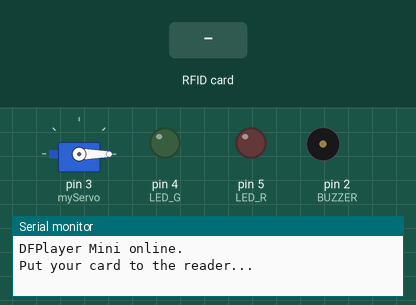
The sketch below on a simulated Arduino Uno, built with avr-gcc and run on an emulated ATmega328P. Parts: servo, output pins drawn as LEDs (lit = HIGH), buzzer (waves = sounding), the last lines printed to the serial monitor. Inputs (shaded band) come from the test bench. The audio player accepts every command and is not drawn; pins used as bus, display or sensor lines are not drawn.

Above: at 1.7 s.
1.8 s: RFID card 04 1C 1D FA C5 61 80 held to the reader
At 2.5 s:
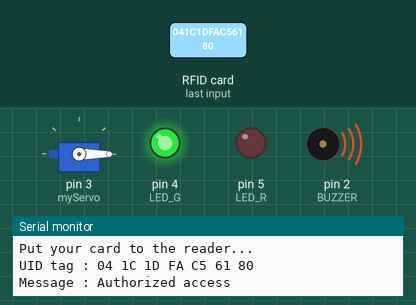
At 3.4 s:
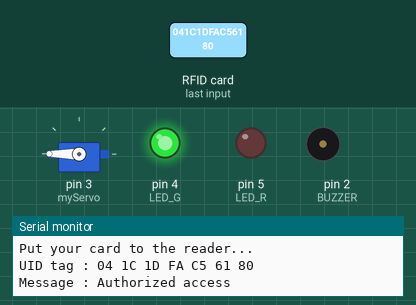
Timing chart, 0 to 9.2 s (numbered marks = the images above; inputs shaded):
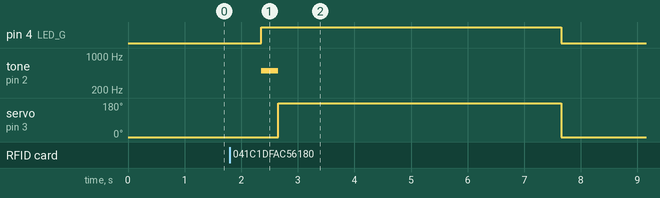

The sketch:

RFID_with_Sound.ino
```cpp
//Viral Science
//RFID
#include "Arduino.h"
#include "SoftwareSerial.h"
#include "DFRobotDFPlayerMini.h"
#include <SPI.h>
#include <MFRC522.h>
#include <Servo.h>

#define SS_PIN 10
#define RST_PIN 9
#define LED_G 4 //define green LED pin
#define LED_R 5 //define red LED
#define BUZZER 2 //buzzer pin

SoftwareSerial mySoftwareSerial(6, 7); // RX, TX
DFRobotDFPlayerMini myDFPlayer;
void printDetail(uint8_t type, int value);

MFRC522 mfrc522(SS_PIN, RST_PIN);   // Create MFRC522 instance.
Servo myServo; //define servo name

void setup()
{
  //MP3
  mySoftwareSerial.begin(9600);
  Serial.begin(115200);

  Serial.println();
  Serial.println(F("DFRobot DFPlayer Mini Demo"));
  Serial.println(F("Initializing DFPlayer ... (May take 3~5 seconds)"));

  if (!myDFPlayer.begin(mySoftwareSerial)) {  //Use softwareSerial to communicate with mp3.
    Serial.println(F("Unable to begin:"));
    Serial.println(F("1.Please recheck the connection!"));
    Serial.println(F("2.Please insert the SD card!"));
    while(true);
  }
  Serial.println(F("DFPlayer Mini online."));
  //RFID
  SPI.begin();      // Initiate  SPI bus
  mfrc522.PCD_Init();   // Initiate MFRC522
  myServo.attach(3); //servo pin
  myServo.write(0); //servo start position
  pinMode(LED_G, OUTPUT);
  pinMode(LED_R, OUTPUT);
  pinMode(BUZZER, OUTPUT);
  noTone(BUZZER);
  Serial.println("Put your card to the reader...");
  Serial.println();

}
void loop()
{
  // Look for new cards
  if ( ! mfrc522.PICC_IsNewCardPresent())
  {
    return;
  }
  // Select one of the cards
  if ( ! mfrc522.PICC_ReadCardSerial())
  {
    return;
  }
  //Show UID on serial monitor
  Serial.print("UID tag :");
  String content= "";
  byte letter;
  for (byte i = 0; i < mfrc522.uid.size; i++)
  {
     Serial.print(mfrc522.uid.uidByte[i] < 0x10 ? " 0" : " ");
     Serial.print(mfrc522.uid.uidByte[i], HEX);
     content.concat(String(mfrc522.uid.uidByte[i] < 0x10 ? " 0" : " "));
     content.concat(String(mfrc522.uid.uidByte[i], HEX));
  }
  Serial.println();
  Serial.print("Message : ");
  content.toUpperCase();
  if (content.substring(1) == "04 1C 1D FA C5 61 80" || content.substring(1) == "05 88 07 EF AB 71 00") //change here the UID of the card/cards that you want to give access
  {
    Serial.println("Authorized access");
      myDFPlayer.volume(30);  //Set volume value. From 0 to 30
      myDFPlayer.play(1);  //Play the first mp3
    Serial.println();
    delay(500);
    digitalWrite(LED_G, HIGH);
    tone(BUZZER, 500);
    delay(300);
    noTone(BUZZER);
    myServo.write(180);
    delay(5000);
    myServo.write(0);
    digitalWrite(LED_G, LOW);
  }

 else   {
    Serial.println(" Access denied");
      myDFPlayer.volume(30);  //Set volume value. From 0 to 30
      myDFPlayer.play(2);  //Play the first mp3
    digitalWrite(LED_R, HIGH);
    tone(BUZZER, 300);
    delay(1000);
    digitalWrite(LED_R, LOW);
    noTone(BUZZER);
  }
}
```

Measured:
- after the input at 1.8 s, pin 4 (LED_G): LOW → HIGH after 0.55 s, → LOW 5.3 s later; tone on pin 2 (BUZZER): silent → 500 Hz after 0.55 s, → silent 0.30 s later; servo on pin 3 (myServo): 0° → 180° after 0.85 s, → 0° 5.0 s later
